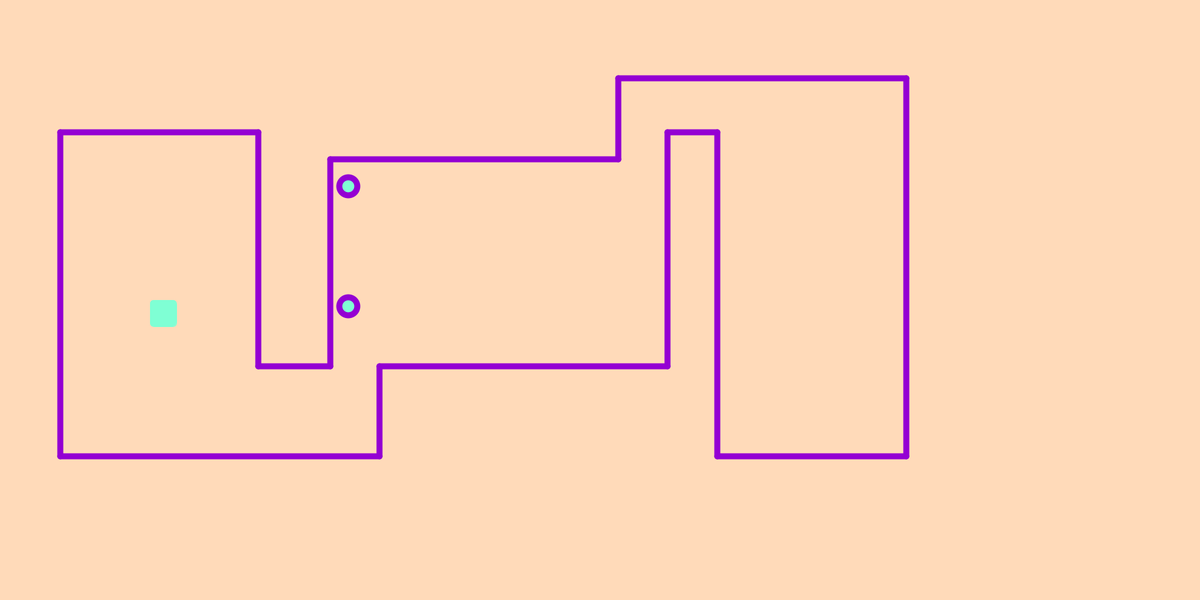
Frame 1 (no input)
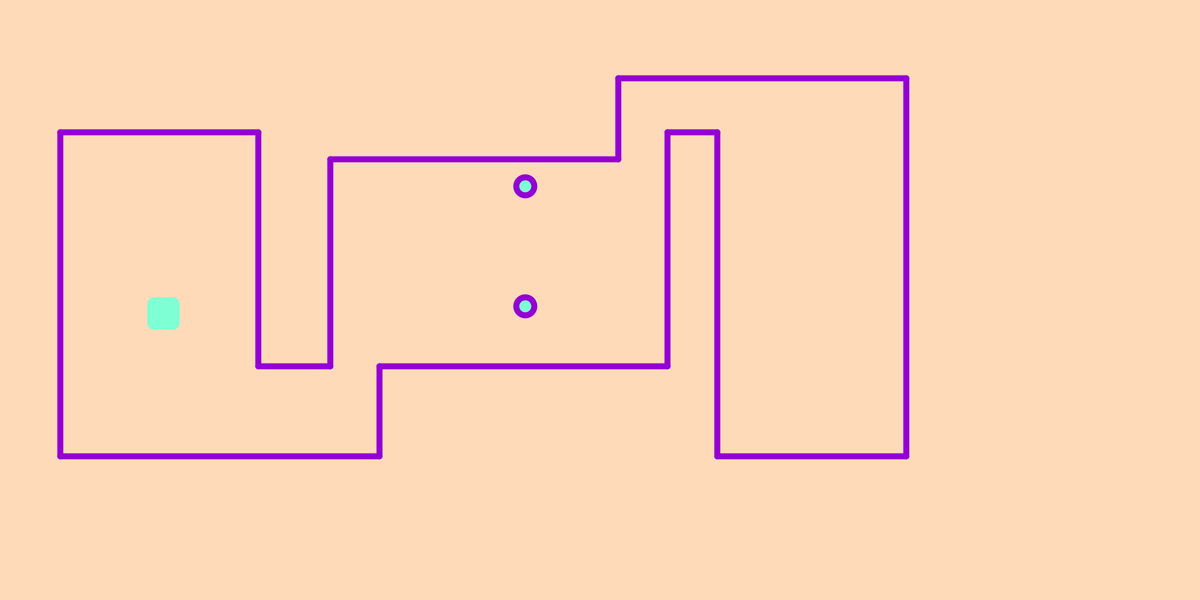
Frame 60 (the mouse pressed at the canvas centre just before this capture)
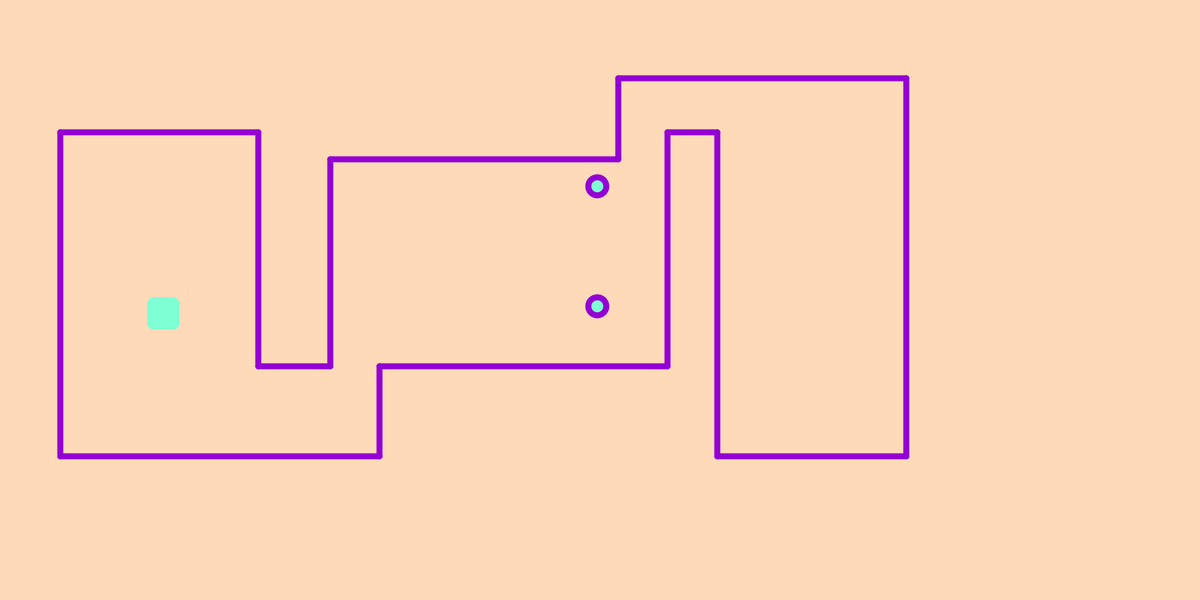
Frame 120 (the mouse held since frame 60 and released just before this capture)

The Processing sketch that drew these frames (run headless with seeded random() and noise(); from frame 60 on, the mouse is pressed at the canvas centre):

// Processing sketch: practice
// ── practice.pde
void setup()
{
  size(2000, 1000);
  box = new Box();
  stroke(255);
  fill(0);
  
   x = 580;
   y = 310;
   
   x2 = 580;
   y2 = 510;
 
}

Box box;



float x, y,x2,y2;
int speed = 5;
int xspeed = speed;
int yspeed = 0;


void draw()
{ 
  background(255,218,185);
  
  box.update();
  box.render();
     stroke(148,0,211);
  //draw stage
  strokeWeight(10);
  line(100,220,100,760);
  line(100,220,430,220);
  line(430,220,430,610);
  line(430,610,550,610);
  line(550,610,550,265);
  line(550,265,1030,265);
  line(1030,265,1030,130);
  line(1030,130,1510,130);
  line(1510,130,1510,760);
  line(1510,760,1195,760);
  line(1195,760,1195,220);
  line(1195,220,1112,220);
  line(1112,220,1112,610);
  line(632,610,1112,610);
  line(100,760,632,760);
  line(632,760,632,610);
  
  
  ellipse(x, y, 30,30);
  ellipse(x2, y2, 30,30);
  
  
 if (x >1080 )
  {
    xspeed = -speed;
    yspeed = 0;
    //x =  15;
  }
   if (x < 580)
  {
    xspeed = speed;
    yspeed = 0;
    x = 590-15;
  }
  
  x += xspeed;
  y += yspeed;  
  
  
   if (x2 >1080 )
  {
    xspeed = -speed;
    yspeed = 0;
    //x =  15;
  }
   if (x2 < 580)
  {
    xspeed = speed;
    yspeed = 0;
    x2 = 590-15;
  }
  
  x2 += xspeed;
  y2 += yspeed; 
  println(x + ", " + y);

}
// ── Box.pde
// The class name starts with uppercase
class Box
{
  
  float x, y;
 
   

  
 
  Box()
  {
    x = 250;
    y = 500;
   
  }  
  //moving the box with w,a,s,d
  void update()
  {
    if (keyPressed)
    {
      if (key == 'w')
      {
        y= y-3;
      }
      if (key == 's')
      {
        y= y+3;
      }
      if (key == 'a')
      {
        x= x-3;
      }
      if (key == 'd')
      {
        x= x+3;
      }
      
    }
  }
  
  void render()
  {
    stroke(127,255,212);
    fill(127,255,212);
    rect(x, y, 44, 44, 7);
    
  }  
  
  
 
}
